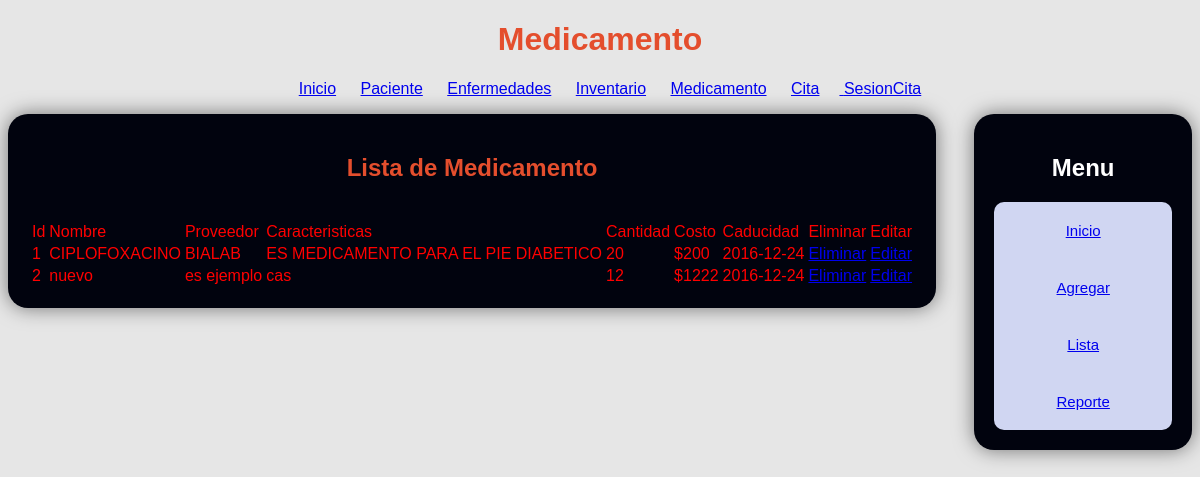
The page /medicamentolista.php on the database its author committed.
### tables this page shows
CREATE TABLE `medicamento` (
  `IdMedicamento` int(11) NOT NULL,
  `Nombre` varchar(60) NOT NULL,
  `Proveedor` varchar(60) NOT NULL,
  `Caracteristicas` varchar(300) NOT NULL,
  `Cantidad` int(11) NOT NULL,
  `Costo` double NOT NULL,
  `Caducidad` date NOT NULL
);

### medicamentolista.php (the view, shortened to what this page needs)
<?php
 require_once('Conexion.php');
$verUsuarios="SELECT * From medicamento ";
$resultadousuario= $conexion->query($verUsuarios);
 ?>
<!DOCTYPE html>
<html lang="es">
<head>
	<link rel="stylesheet" type="text/css" href="estilo.css">
</head>
<body>
	<div id='contenido'>
		<header>
			<hgroup>
			<h1>Medicamento</h1>
			</hgroup>
		<nav>
			<ul>
			<li><a href="index.php" > Inicio</a></li>
			<li><a href="PacienteAgregar.php">Paciente</a></li>
			<li><a href="enfermedadAgregar.php">Enfermedades</a></li>
			<li><a href="InventarioAgregar.php">Inventario</a></li>
			<li><a href="medicamentoAgregar.php">Medicamento</a></li>
			<li><a href="citaagregar.php ">Cita</li>
			<li><a href="sesion.php ">SesionCita</a></li>
			</ul>
		</nav>
		</header>
		<section>
			<div id='principal'>
					<div id='formulariosd'>
					<center>
						<hgroup>
							  <h1>Lista de Medicamento</h1>
						</hgroup>
<br/>
<table>
		<td>Id</td>
		<td>Nombre</td>
		<td>Proveedor</td>
		<td>Caracteristicas</td>
		<td>Cantidad</td>
		<td>Costo</td>
		<td>Caducidad</td>
		<td>Eliminar</td>
		<td>Editar</td>
	<?php while($Usuarios= $resultadousuario->fetch_object()) { ?>
		<tr>
		<td> <?php echo $Usuarios->IdMedicamento; ?></td>
		<td> <?php echo $Usuarios->Nombre; ?></td>
		<td> <?php echo $Usuarios->Proveedor; ?></td>
		<td> <?php echo $Usuarios->Caracteristicas; ?></td>
		<td> <?php echo $Usuarios->Cantidad; ?></td>
		<td> $<?php echo $Usuarios->Costo; ?></td>
		<td> <?php echo $Usuarios->Caducidad; ?></td>
		<td><?php echo "<a href='medicamentolista.php?eliminar={$Usuarios-> IdMedicamento}'>Eliminar</a>";?></td>
		<td><?php echo "<a href='medicamentoeditar.php?eliminar={$Usuarios-> IdMedicamento}'>Editar</a>";?></td>
		</tr>
		<?php } ?>
</table>
</center>
					</div>
					<div id='menusd'>
						<hgroup>
							<h2>Menu</h2>
							</hgroup>
								<ul>
									<li><a href="index.php" ">Inicio</a></li>
									<li><a href="medicamentoAgregar.php" ">Agregar</a></li>
									<li><a href="medicamentolista.php" ">Lista</a></li>
									<li><a href="Reporte.php ">Reporte</a></li>
								</ul>
					</div>
			</div>
		</section>
	</div>
</body>
</html>

### estilo.css (style rules this page uses)
body { background-color:#E6E6E6; font-family: "Helvetica", Arial; }
#contenido { margin: 0 auto; text-align: center; }
h1 { color:#e44e2d; }
nav ul li { display: inline-block; margin-right: 20px; color: #1d1d1d; cursor: pointer; }
#principal { width: 100%; height: 100%; }
#formulariosd { width: 75%; height: 92%; background-color:#01030E; color: red; text-align: left; border-radius: 20px; padding: 20px; float: left; border-radius: 20px; box-shadow: 0px 0px 20px rgba(0,0,0,.5); }
#menusd ul { width: 100%; height: 92%; background-color: #D0D6F2; display: block; margin:0; padding: 0; width: 100%; border-radius: 10px; }
#menusd li { list-style: none; display: block; width: 100% height: auto; color: #01030E; font-size: 15px; padding: 20px; text-align: center; }
#menusd li { -webkit-transition:all .9s ease; -moz-transition: all .9s ease; -ms-transition: all .9 ease; transition: all .9s ease; }
#menusd { width: 15%; height: 100%; background-color:#01030E; color:#fff; text-align: center; border-radius: 20px; margin: 0 auto; padding: 20px; float: right; border-radius: 20px; box-shadow: 0px 0px 20px rgba(0,0,0,.5); }

### rows shown on the page
medicamento: IdMedicamento "1", Nombre "CIPLOFOXACINO", Proveedor "BIALAB", Caracteristicas "ES MEDICAMENTO PARA EL PIE DIABETICO", Cantidad "20", Costo "200", Caducidad "2016-12-24"
medicamento: IdMedicamento "2", Nombre "nuevo", Proveedor "es ejemplo", Caracteristicas "cas", Cantidad "12", Costo "1222", Caducidad "2016-12-24"
